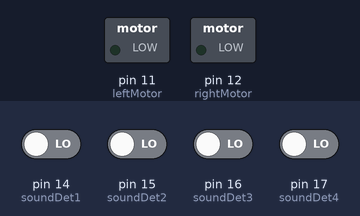
This sketch was run on a simulated Arduino Uno, built with avr-gcc and run on an emulated ATmega328P. Parts: switched loads named in the sketch (green lamp = pin HIGH). The test bench sets the inputs (shaded band); at power-on: pin 14 (soundDet1), pin 15 (soundDet2), pin 16 (soundDet3), pin 17 (soundDet4) LOW.

Above: at 1.2 s.
1.3 s: pin 14 (soundDet1) driven HIGH and pin 15 (soundDet2) driven HIGH and pin 16 (soundDet3) driven HIGH and pin 17 (soundDet4) driven HIGH
At 1.9 s:
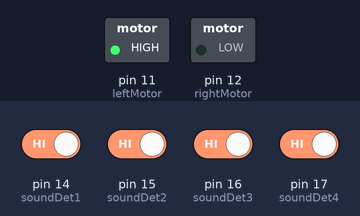
4.3 s: pin 14 (soundDet1) driven LOW
At 5.1 s:
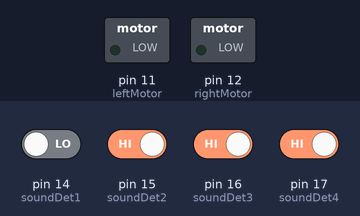
5.8 s: pin 14 (soundDet1) driven HIGH
At 7.9 s:
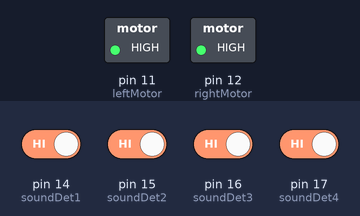
8.8 s: pin 15 (soundDet2) driven LOW
At 9.3 s:
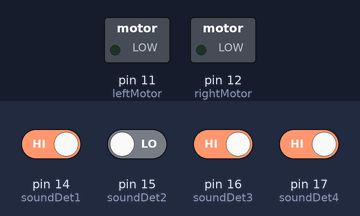
10.3 s: pin 15 (soundDet2) driven HIGH
At 11.2 s:
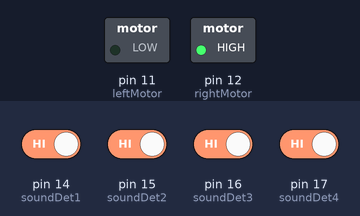
Timing chart, 0 to 14.3 s (numbered marks = the images above; inputs shaded):
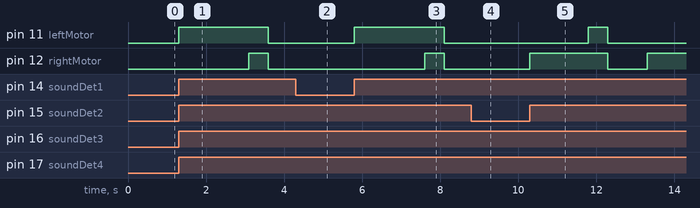

Measured:
- after the input at 1.3 s, pin 11 (leftMotor): LOW → HIGH at once, → LOW 2.3 s later; pin 12 (rightMotor): LOW → HIGH after 1.8 s, → LOW 0.50 s later
- after the input at 4.3 s, pin 11 (leftMotor): stays LOW (without the input it goes to HIGH after 1.3 s); pin 12 (rightMotor): stays LOW (without the input it goes to HIGH after 0.30 s)
- after the input at 5.8 s, pin 11 (leftMotor): LOW → HIGH at once, → LOW 2.3 s later; pin 12 (rightMotor): LOW → HIGH after 1.8 s, → LOW 0.50 s later
- after the input at 8.8 s, pin 11 (leftMotor): stays LOW (without the input it goes to HIGH after 1.3 s); pin 12 (rightMotor): stays LOW (without the input it goes to HIGH after 0.30 s)
- after the input at 10.3 s, pin 11 (leftMotor): LOW → HIGH after 1.5 s, → LOW 0.50 s later; pin 12 (rightMotor): LOW → HIGH at once, → LOW 2.0 s later, → HIGH 1.0 s later

The sketch:

soundLoc.ino
```cpp
#include <stdio.h>
#include <stdlib.h>
#include <math.h>

//d_t = x*sin(ang)/s
float soundDetDist = 0.14;//x = 0.14 m
float v_s = 0.000343; // m/micros
int timeoutTime = 1000;
int soundDet1 = 14;
int soundDet2 = 15;
int soundDet3 = 16;
int soundDet4 = 17;
int time1 = 0;
int time2 = 0;
int time3 = 0;
int time4 = 0;
int detect1 = 0;
int detect2 = 0;
int detect3 = 0;
int detect4 = 0;
double ang = 0;

//motors
int leftMotor = 11;
int rightMotor = 12;
int heading = 0;

//stack
int stackTime[4];
int *spTime;
int stackPlace[4];
int *spPlace;
#define push(sp, n) (*((sp)++) = (n))
#define pop(sp) (*--(sp))

void setup() {
  // put your setup code here, to run once:
  pinMode(soundDet1, INPUT);
  pinMode(soundDet2, INPUT);
  pinMode(soundDet3, INPUT);
  pinMode(soundDet4, INPUT);

  pinMode(leftMotor, OUTPUT);
  pinMode(rightMotor, OUTPUT);

  spTime = stackTime;
  spPlace = stackPlace;


}

void loop() {
  // put your main code here, to run repeatedly:
  //loop2();


  int detectNum = 0;
  int val1 = 0;
  int val2 = 0;
  int val3 = 0;
  int val4 = 0;
  detect1 = 0;
  detect2 = 0;
  detect3 = 0;
  detect4 = 0;
   //ACTIVE CODE
 // delay(1000);
  while(detect1 == 0 || detect2 == 0 || detect3 == 0 || detect4 == 0){
    //detect loop
    int timeout1 = micros();
    int timeout = 0;
    while((val1 == 0 || detect1 == 1) && (val2 == 0 || detect2 == 1) && (val3 == 0 || detect3 == 1) && (val4 == 0 || detect4 == 1) && timeout < timeoutTime){
      val1 = digitalRead(soundDet1);
      val2 = digitalRead(soundDet2);
      val3 = digitalRead(soundDet3);
      val4 = digitalRead(soundDet4);
      timeout = micros() - timeout1;
    }
    time1 = micros();
    //detect second
    if(val1 == 1 && detect1 == 0){
      detectNum ++;
      detect1 = 1;
      push(spPlace, 1);
      push(spTime, time1);
    }else if(val2 == 1 && detect2 == 0){
      detectNum ++;
      detect2 = 1;
      push(spPlace, 3);//2
      push(spTime, time1);
    }else if(val3 == 1 && detect3 == 0){
      detectNum ++;
      detect3 = 1;
      push(spPlace, 5);//3
      push(spTime, time1);
    }else if(val4 == 1 && detect4 == 0){
      detectNum ++;
      detect4 = 1;
      push(spPlace, 7);//7
      push(spTime, time1);
    }else if(timeout >= timeoutTime){
      if(detect1 == 1 || detect2 == 1 || detect3 ==1 || detect4 == 1){
        detect1 = 1;
        detect2 = 1;
        detect3 = 1;
        detect4 = 1;
        //push(spTime, timeoutTime);
      }
    }
  }


  if(1){
    //time4 = pop(sp);

    int dir = 0;
    int first = 0;
    int sec = 0;
    int third = 0;
    int fourth = 0;
    if(detectNum < 4){
      for(int i = 0;i<detectNum;i++){
        time1 = pop(spTime);
        first = pop(spPlace);
      }
      //dir = first;
    }else if(detectNum == 4){

      fourth = pop(spPlace);
      third = pop(spPlace);
      sec = pop(spPlace);
      first = pop(spPlace);

      time4 = pop(spTime);
      time3 = pop(spTime);
      time2 = pop(spTime);
      time1 = pop(spTime);

      if(time2 - time1 > 150){
        dir = first;
      }else{
        if((first == 1 || first == 7) && (sec == 1 || sec == 7)){
          dir = 8;
        }else{
          dir = (first+sec)/2;
        }
      }

      //int t = abs(time1 - time2);
      Serial.print("Dir: ");
      Serial.print(dir);
      Serial.print(", Time delay: ");
      Serial.print(time2-time1);
      //ang = asin(t*c/soundDetDist);
      //ang = acos((sqrt(soundDetDist*soundDetDist-t*c*t*c) - soundDetDist*soundDetDist)/2*soundDetDist);
      //Serial.print(t);
      //Serial.print("   ");
      //Serial.print();
      //Serial.print("    ");
      //Serial.print(ang*57.296);
      Serial.print("\n");
      //change dir
      if(dir == 1){
        dir = 5;
      }else if(dir == 2){
        dir = 6;
      }else if(dir == 3){
        dir = 7;
      }else if(dir == 5){
        dir = 3;
      }else if(dir == 6){
        dir = 2;
      }else if(dir == 7){
        dir = 1;
      }else if(dir == 8){
        dir = 0;
      }

      moveBot(dir);
      delay(1000);
    }
  }
}

void loop2(){
  moveBot(0);
  delay(2000);
  moveBot(1);
  delay(2000);
  moveBot(2);
  delay(2000);
  moveBot(3);
  delay(2000);
  moveBot(4);
  delay(2000);
  moveBot(5);
  delay(2000);
  moveBot(6);
  delay(2000);
  moveBot(7);
}

void moveBot(int head)
{
  Serial.println(head);
  if(head == -1)
  {
    return;
  }
  if(head < 3)
  {
    digitalWrite(leftMotor, HIGH);
    delay(head * 500);
    digitalWrite(leftMotor, LOW);
  }
  else if(head < 5)
  {
    digitalWrite(leftMotor, HIGH);
    delay(head * 450);
    digitalWrite(leftMotor, LOW);
  }
   else if(head < 8)
  {
    digitalWrite(rightMotor, HIGH);
    delay((head-4) * 500);
    digitalWrite(rightMotor, LOW);
  }
  digitalWrite(leftMotor, HIGH);
  digitalWrite(rightMotor, HIGH);
  delay(500);
  digitalWrite(leftMotor, LOW);
  digitalWrite(rightMotor, LOW);
}
```
